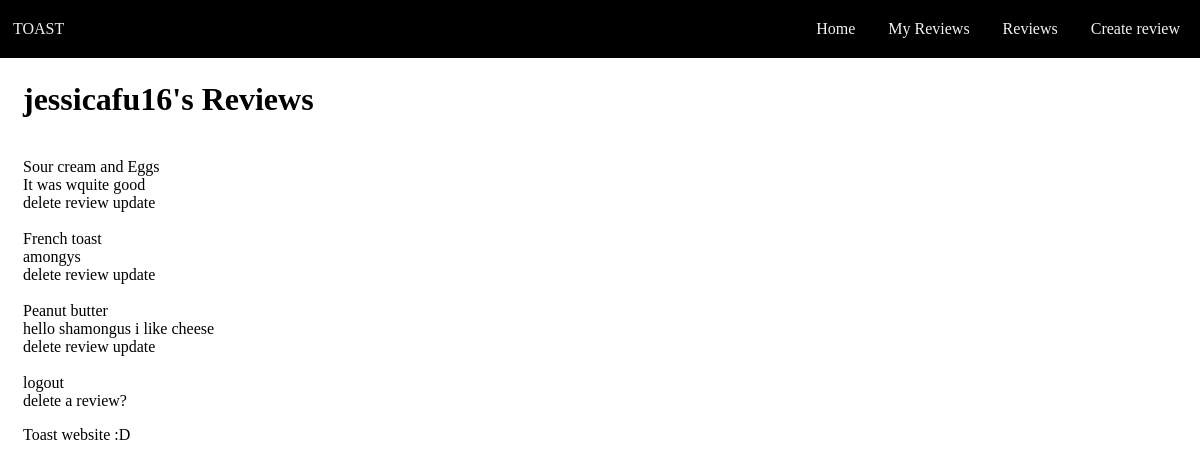
The page /my_reviews (signed in) on the database as committed earlier.
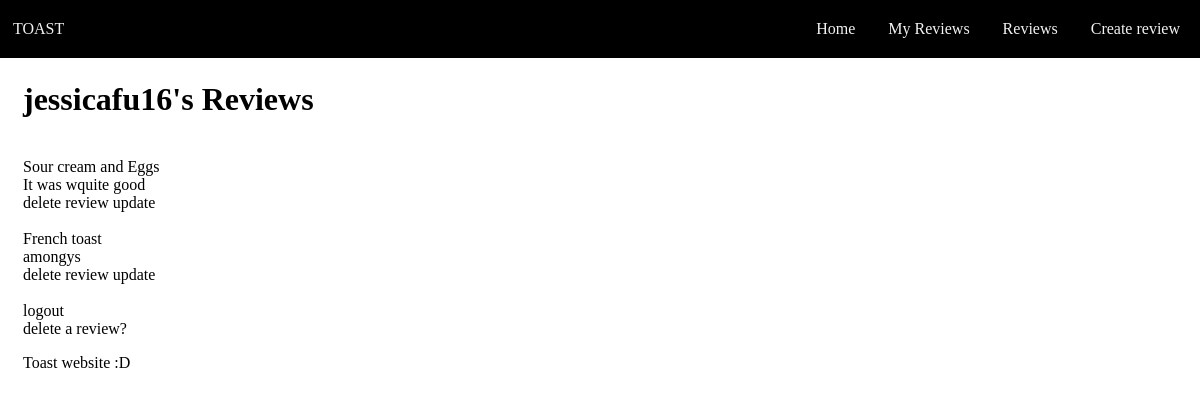
The same page on the database as committed later.
### tables this page shows
CREATE TABLE Reviews (id INTEGER PRIMARY KEY AUTOINCREMENT, user_id INTEGER REFERENCES Users (id), review TEXT NOT NULL, toast_id);

CREATE TABLE Toast (id INTEGER PRIMARY KEY AUTOINCREMENT, description TEXT NOT NULL);

### routes.py (the view)
@app.route('/my_reviews')
def user_reviews():
    if 'username' not in session or session['username'] is None:
        return redirect(url_for('signup'))
    else:
        username = session["username"]
        query = "SELECT t.description, r.review, t.id FROM reviews AS r JOIN Users as u ON r.user_id = u.id join Toast AS t ON t.id = r.toast_id WHERE username = '{}'".format(
            username)
        reviews = sql_queries(query, 1)
        return render_template('my_reviews.html', reviews=reviews, username=username)

### routes.py (called while the page is built)
def sql_queries(query, option):
    connection = sqlite3.connect('toast.db')
    cursor = connection.cursor()
    cursor.execute(query)
    if option == 0:
        result = cursor.fetchone()
        return result
    elif option == 1:
        result = cursor.fetchall()
        return result
    elif option == 2:
        connection.commit()
    connection.close()

### templates/my_reviews.html (shortened to what this page needs)
{% extends 'layout.html' %}
{% block h1 -%}{{ username }}'s Reviews{%- endblock %}
    {% block main -%}
        {% for review in reviews %}
            <br>
            {{ review[0] }}
            <br>
            {{ review[1] }}
            <br>
            <a href="/delete_reviews">delete review</a> <a value={{review[2]}}>update</a>
            <br>
        {% endfor %}
        <br>
        <a href="/logout">logout</a>
        <br>
        <a href="/delete_reviews">delete a review?</a>
    {%- endblock %}

Rows that differ between the two databases and show on the page:
removed Reviews: description "Peanut butter", review "hello shamongus i like cheese", {{ review[2] }} 7 (drawn)
